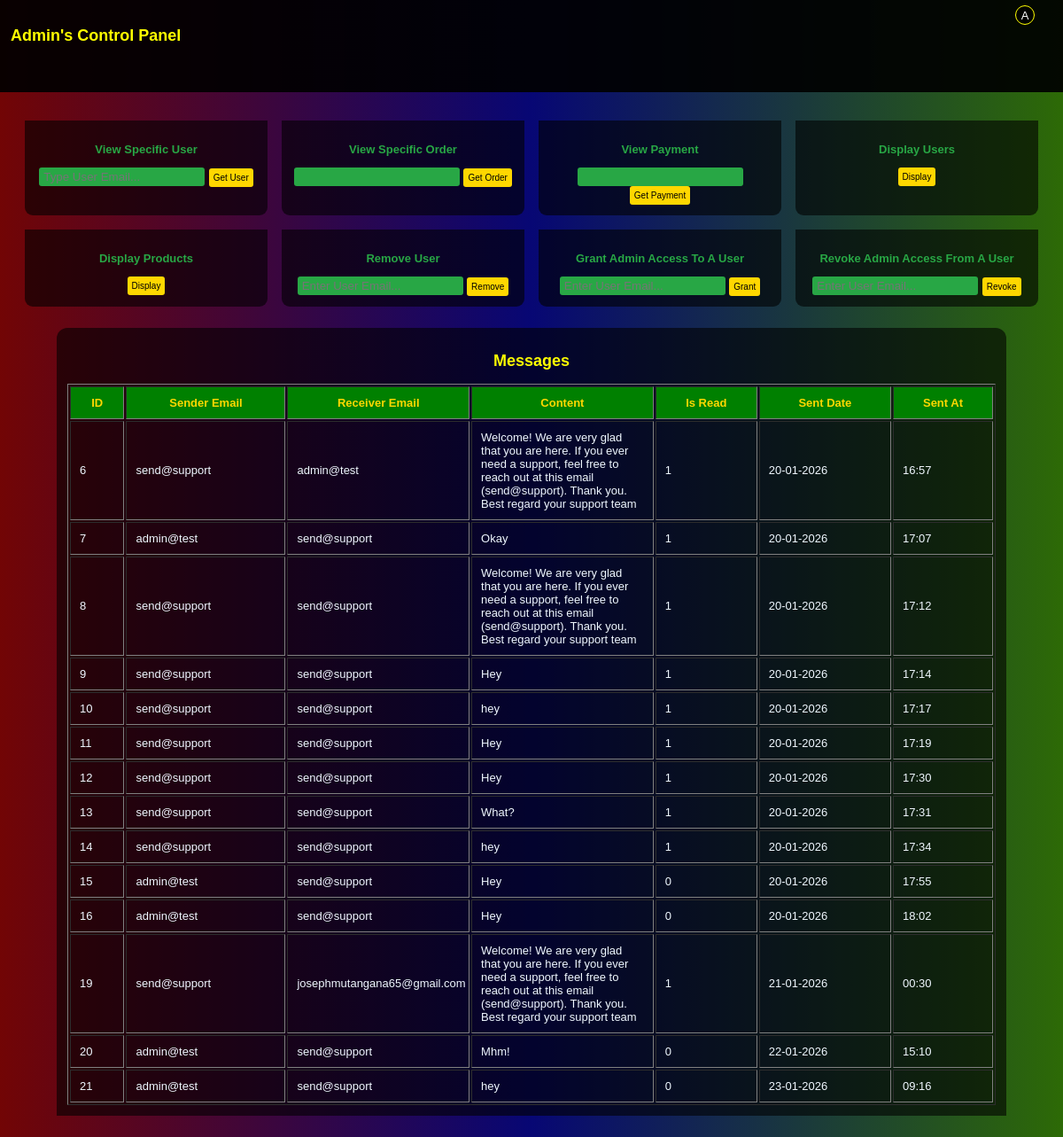
Page /admin/display/messages (signed in) on the earlier database version.
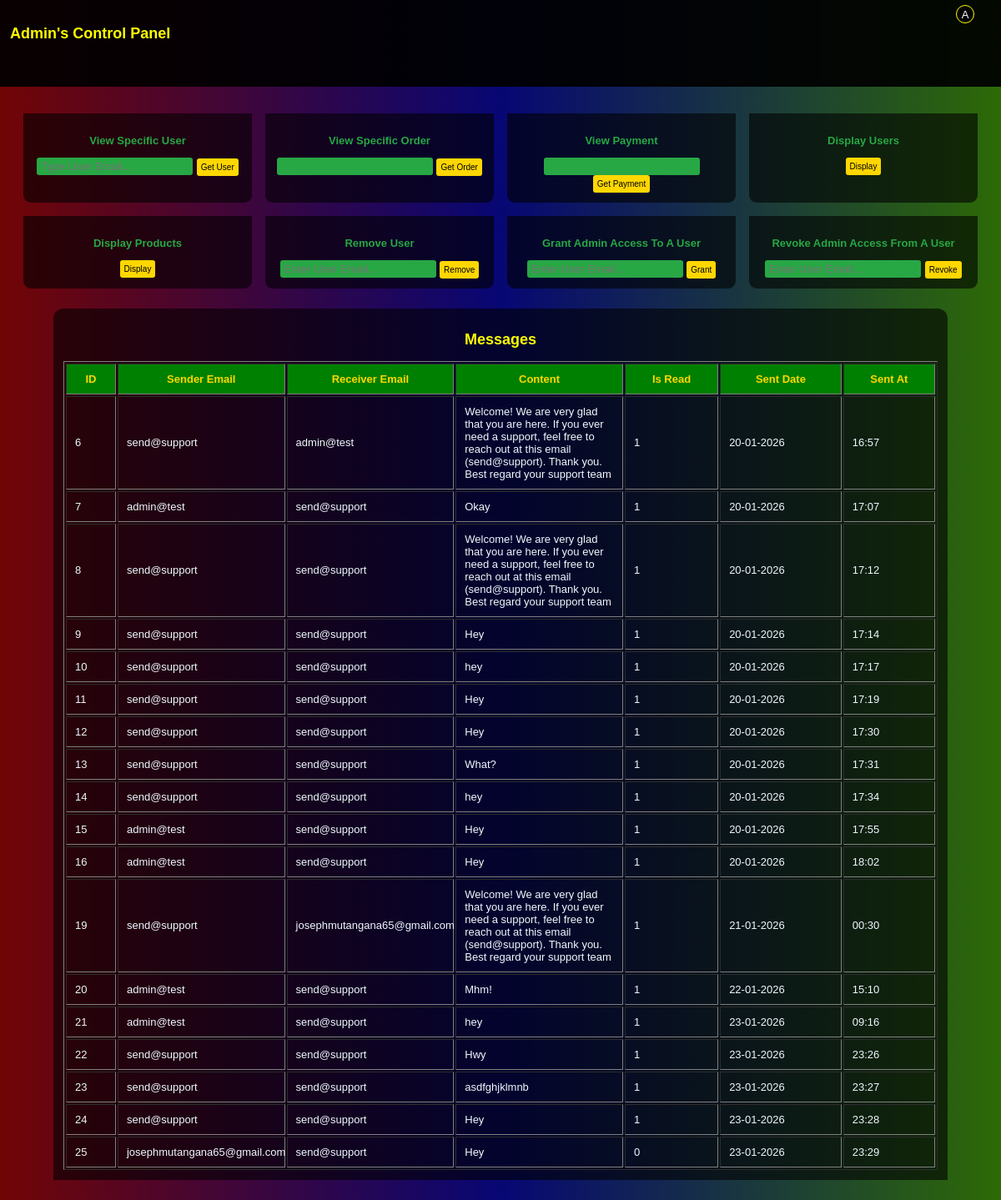
Same page on the later database version.
### tables this page shows
CREATE TABLE message(
         id integer primary key autoincrement,
         sender_email not null,
         receiver_email not null,
         content text not null,
         is_read integer not null default 0,
         sent_date timestamp not null,
         sent_at timestamp not null
         
    );

### app.py (the view)
@app.route("/admin/display/messages/", methods=["GET", "POST"])
@app.route("/admin/display/messages", methods=["GET", "POST"])
def get_messages():
    if "user_id" in session and session.get("user_role") == "Admin":
        conn = get_database()
        cursor = conn.cursor()
        cursor.execute("SELECT * FROM message")
        messages = cursor.fetchall()
        conn.close()
        view_message="Messages"
        if messages:
            return render_template("admin.html", logged_in=True, messages=messages, view_message=view_message, letter=session["user_name"][0].upper(), name = session["user_name"],role=session["user_role"])
        else:
            flash("No Messages", "warning")
            return redirect(url_for("admin"))
    else:
        return redirect(url_for("admin_login"))

### app.py (called while the page is built)
def get_database():
    conn = sqlite3.connect("app.db")
    conn.row_factory = sqlite3.Row
    conn.execute("PRAGMA foreign_keys = ON;")
    return conn

### templates/admin.html (shortened to what this page needs)
<!DOCTYPE html>
<html lang="en">
<head>
    <link rel="stylesheet" href="{{url_for('static', filename='style.css')}}">
</head>
<body id="admin_page">
    <section class="admin_panel">
        <section class="admin_header">
            <h1>Admin's Control Panel</h1>
            <div class="nav">
                <div class="profile">
                    {% if logged_in %}
                    <div class="circle" id="circle" style="background-color: rgb(0,0,0,0.6); border: 1px solid yellow;">
                        <p>{{letter}}</p>
                    </div>
                    {% endif %}
                </div>
        </section>
        <section class="control">
            <div class="box" id="search_user">
                <h1>View Specific User</h1>
                <form action="/admin/user" method="POST">
                    <input type="search" name="email" placeholder="Type User Email..." required>
                    <button>Get User</button>
                </form>
            </div>
            <div class="box" id="view_order">
                <h1>View Specific Order</h1>
                <form action="/view_order" method="post">
                    <input type="search" name="view_order" required>
                    <button>Get Order</button>
                </form>
            </div>
            <div class="box" id="payements">
                <h1>View Payment</h1>
                <form action="/view_payment" method="post">
                    <input type="search" name="view_payment" required>
                    <button>Get Payment</button>
                </form>
            </div>
            <div class="box" id="all_users">
                <h1>Display Users</h1>
                <form action="/admin/display/users" method="post">
                    <button>Display</button>
                </form>
            </div>
            <div class="box" id="all_products">
                <h1>Display Products</h1>
                <form action="/admin/display/products" method="post">
                    <button>Display</button>
                </form>
            </div>
            <div class="box">
                <h1>Remove User</h1>
                <form action="/admin/remove/user" method="post">
                    <input type="email" name="email" id="" required placeholder="Enter User Email...">
                    <button>Remove</button>
                </form>
            </div>
            <div class="box">
                <h1>Grant Admin Access To A User</h1>
                <form action="/admin/grant/admin/access" method="post">
                    <input type="email" name="email" id="" required placeholder="Enter User Email...">
                    <button>Grant</button>
                </form>
            </div>
            <div class="box">
                <h1>Revoke Admin Access From A User</h1>
                <form action="/admin/revoke/admin/access" method="post">
                    <input type="email" name="email" id="" required placeholder="Enter User Email...">
                    <button>Revoke</button>
                </form>
            </div>
        </section>
            {% if messages %}
            <div class="admin_table">
                <h1>{{view_message}}</h1>
                <table border="1" cellpadding="10">
                    <tr>
                        <th>ID</th>
                        <th>Sender Email</th>
                        <th>Receiver Email</th>
                        <th>Content</th>
                        <th>Is Read</th>
                        <th>Sent Date</th>
                        <th>Sent At</th>
                    </tr>
                    {% for message in messages %}
                    <tr>
                        <td>{{ message.id }}</td>
                        <td>{{ message.sender_email }}</td>
                        <td>{{ message.receiver_email }}</td>
                        <td>{{ message.content }}</td>
                        <td>{{ message['is_read'] }}</td>
                        <td>{{ message.sent_date }}</td>
                        <td>{{ message.sent_at }}</td>
                    </tr>
                    {% endfor %}
                </table>
                {% endif %}
                    </div>
    </section>
</body>
</html>

### static/style.css (style rules this page uses)
body { margin: 0; padding: 0; font-weight: lighter; font-family: Arial, Helvetica, sans-serif; }
h1 { font-size: small; }
.header .nav .profile .circle, .admin_header .nav .profile .circle { position: absolute; right: 2rem; top: 6px; width: 20px; height: 20px; border-radius: 50%; display: flex; justify-content: center; align-items: center; }
.header .nav .profile .circle p, .admin_header .nav .profile .circle p { color: white; font-size: small; position: relative; }
input, button { border: none; outline: none; padding: 3px; border-radius: 3px; }
#admin_page { background: linear-gradient(90deg, rgb(114, 5, 5), rgb(7, 7, 116), rgb(45, 106, 6)); }
.admin_header { height: 10vh; padding: 12px; position: sticky; top: 0; background-color: rgba(0, 0, 0, 0.922); }
.admin_header h1 { color: yellow; font-size: large; }
.control { padding-top: 2rem; display: flex; justify-content: center; gap: 1rem; margin: 0 auto; flex-wrap: wrap; }
.control .box { width: auto; padding: 12px; background-color: rgba(0, 0, 0, 0.6); border-radius: 0 0 9px 9px; width: 250px; text-align: center; }
.control .box h1 { color: #28a745; }
#admin_page button { border: none; background-color: gold; padding: 5px 5px; font-size: x-small; }
.control .box input { border: none; background-color: #28a745; padding: 3px 5px; outline: none; color: white; }
.admin_table { justify-content: center; display: flex; flex-direction: column; border-radius: 12px 12px 0 0; padding: 12px; margin: 24px 64px; color: aliceblue; text-align: center; background-color: rgb(0, 0, 0, 0.6); }
.admin_table h1 { color: yellow; font-size: large; }
.admin_table table th { background-color: green; color: gold; font-size: small; }
.admin_table table td { font-size: small; text-align: left; color: aliceblue; max-width: 100px; }

Differences in the rows shown:
changed message id 15: is_read "0" → "1"
changed message id 16: is_read "0" → "1"
changed message "Mhm!": is_read "0" → "1"
changed message id 21: is_read "0" → "1"
added message: id "22", sender_email "send@support", receiver_email "send@support", content "Hwy", is_read "1", sent_date "23-01-2026", sent_at "23:26"
added message: id "23", sender_email "send@support", receiver_email "send@support", content "asdfghjklmnb", is_read "1", sent_date "23-01-2026", sent_at "23:27"
added message: id "24", sender_email "send@support", receiver_email "send@support", content "Hey", is_read "1", sent_date "23-01-2026", sent_at "23:28"
added message: id "25", sender_email "josephmutangana65@gmail.com", receiver_email "send@support", content "Hey", is_read "0", sent_date "23-01-2026", sent_at "23:29"
